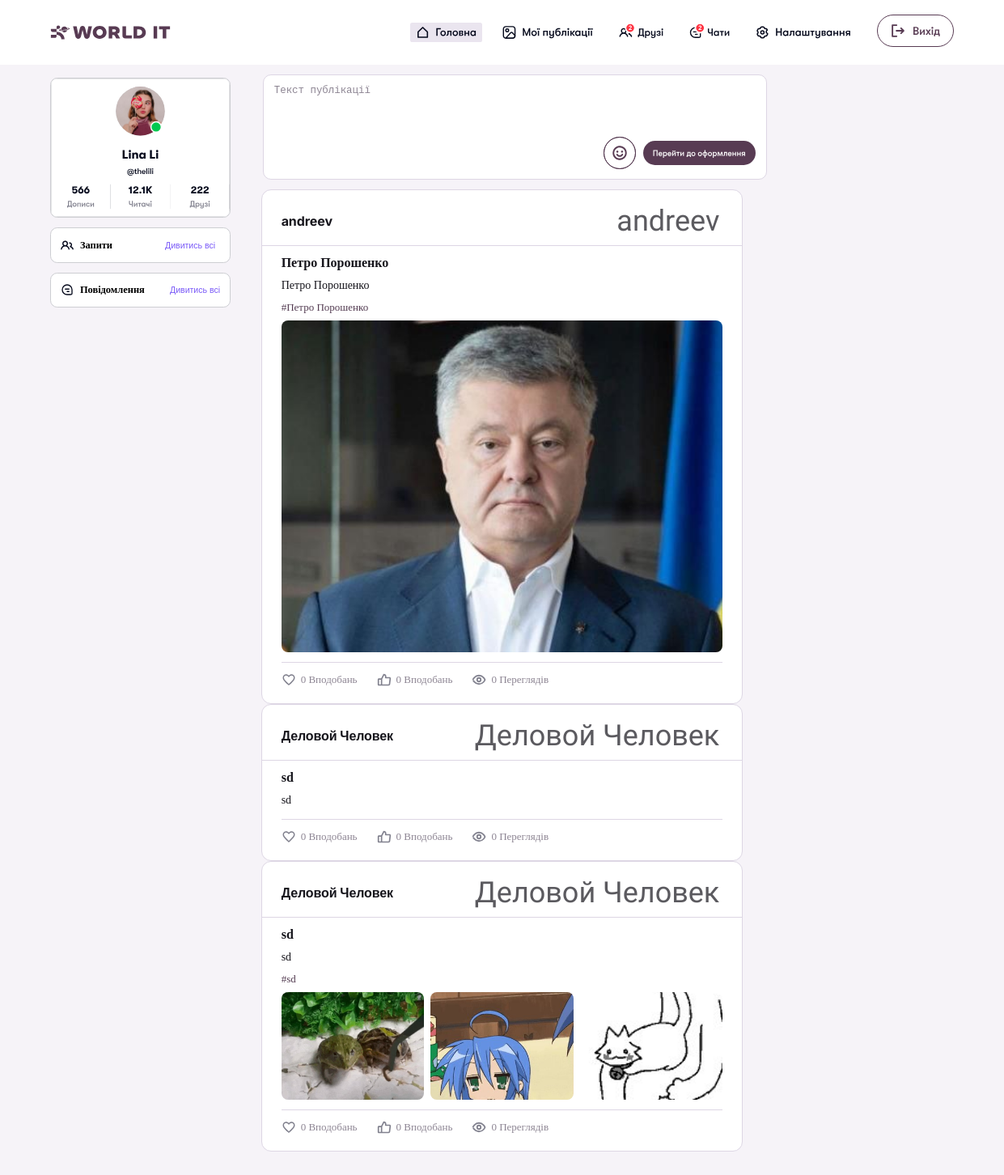
The page / on the database its author committed.
### post_app/models.py (models this page shows)
class Post(models.Model):
    title = models.CharField(max_length=250)
    topic = models.CharField(max_length=250, blank= True, null=True)
    content= models.CharField(max_length=700)
    created_at= models.DateField(auto_now_add=True)
    updated_at= models.DateField(auto_now=True)
    author= models.ForeignKey(to= 'user_app.User', on_delete= models.CASCADE, related_name = 'user')
    tags= models.ManyToManyField(to= 'Tag', related_name = 'tags')

class Tag(models.Model):
    name = models.CharField(max_length=100)
    def __str__(self):
        return self.name

class PostImage(models.Model):
    original_image = models.ImageField(upload_to="post_photos/original")
    compressed_image = models.ImageField(upload_to="post_photos/compressed")
    post = models.ForeignKey(to = 'Post', on_delete = models.CASCADE, related_name = 'images')

### user_app/models.py (models this page shows)
class User(AbstractUser):
    username = models.CharField(
        max_length=150,
        blank=True,
        null=True
    )
    email = models.EmailField(
        unique=True
    )
    USERNAME_FIELD = 'email'
    REQUIRED_FIELDS = []

### home_app/views.py (the view, shortened to what this page needs)
# urls.py: path('', HomeListView.as_view(), name='home'),
class HomeListView(ListView):
    model = Post
    context_object_name = 'posts'
    template_name = 'home_app/home.html'
    paginate_by = 3
    def get_queryset(self):
        return Post.objects.all().order_by('-created_at').prefetch_related('images', 'tags', 'urls', 'likes', 'hearts', 'views')
    def get(self, request, *args, **kwargs):
        return super().get(request, *args, **kwargs)
    def get_context_data(self, **kwargs):
        context = super().get_context_data(**kwargs)
        context['post_form'] = PostForm()
        return context

### home_app/templates/home_app/home.html (shortened to what this page needs)
{% extends "base.html" %}
{% load static %}
{% block links %}
<link rel="stylesheet" href="{% static 'post_static/post_index.css' %}">
{% endblock %}
{% block content %}
<section class="post-section">
  <div class="post-create-container">
    <textarea class="create-post-input" placeholder="Текст публікації"></textarea>
    <div class="create-post-footer">
      <button class="post-emoji-btn">
        <img src="{% static 'images/Component 4.svg' %}" alt="">
      </button>
      <button class="open-post-modal-btn">
        <img src="{% static 'images/Button (1).svg' %}" alt="">
      </button>
    </div>
  </div>
</section>
<section class="posts-feed">
  <div id="post-list">
    {% include 'post_app/posts.html' %}
  </div>
</section>
{% endblock %}

### post_app/templates/post_app/posts.html (shortened to what this page needs)
{% load static %}
{% for post in posts %}
  <div class="post-card">
    <div class="post-card-header">
      <div class="post-card-author">
        <span class="post-author-name">{{ post.author.username }}</span>
      </div>
      <span class="post-author-signature">{{ post.author.username }}</span>
    </div>
    <div class="post-card-body">
      <h2 class="post-card-title">{{ post.title }}</h2>
      <p class="post-card-content">{{ post.content }}</p>
      {% if post.tags.all %}
        <div class="post-card-tags">
          {% for tag in post.tags.all %}
            <span class="post-card-tag">#{{ tag.name }}</span>
          {% endfor %}
        </div>
      {% endif %}
      {% if post.images.all %}
        <div class="post-card-images images-{{ post.images.count }}">
          {% for image in post.images.all %}
            <img src="{{ image.compressed_image.url }}" class="post-card-image" alt="">
          {% endfor %}
        </div>
      {% endif %}
    </div>
    <div class="post-card-footer">
      <span class="post-card-stat">
        <img src="{% static 'images/Component 5 (2).svg' %}" alt="">
        {{ post.likes.count }} Вподобань
      </span>
      <span class="post-card-stat">
        <img src="{% static 'images/Component 5 (3).svg' %}" alt="">
        {{ post.hearts.count }} Вподобань
      </span>
      <span class="post-card-stat">
        <img src="{% static 'images/eye.svg' %}" alt="">
        {{ post.views.count }} Переглядів
      </span>
    </div>
  </div>
{% endfor %}

### static/css/base.css (style rules this page uses)
body { margin: 0; min-height: 100vh; background-color: #FAF8FF; overflow-x: hidden; }
h1, p { margin: 0; }
button { font: sans-serif; }

### post_app/static/post_static/post_index.css (style rules this page uses)
.post-section { width: 100vw; min-height: auto; background: #F6F3F8; padding: 1.5vh 1.3vw 0 1.3vw; display: flex; justify-content: center; align-items: flex-start; }
.post-create-container { width: 48vw; height: 13vh; background: #FFFFFF; border: 0.05vw solid #DDD6E4; border-radius: 0.8vw; padding: 1.5vh 1vw; position: relative; }
.create-post-input { width: 100%; height: 100%; border: none; outline: none; background: transparent; resize: none; font-size: 1vw; font-weight: 400; color: #16151C; padding: 0; cursor: text; }
.create-post-input::placeholder { color: #8D8593; }
.create-post-footer { position: absolute; right: 1vw; bottom: 1.5vh; display: flex; align-items: center; gap: 0.8vw; }
.post-emoji-btn { width: 40px; height: 40px; border-radius: 50%; border: 1px solid #543C52; background: transparent; display: flex; justify-content: center; align-items: center; cursor: pointer; padding: 0; }
.post-emoji-btn img { width: 40px; height: 40px; object-fit: contain; }
.open-post-modal-btn { width: 11.2vw; height: 4vh; border: none; background: transparent; padding: 0; cursor: pointer; display: flex; align-items: center; justify-content: center; }
.open-post-modal-btn img { width: 11.2vw; height: 4vh; object-fit: contain; }
.posts-feed { width: 100vw; background: #F6F3F8; display: flex; flex-direction: column; align-items: center; gap: 1.5vh; padding: 1.5vh 0 2.2vh 0; }
.post-card { width: 48vw; background: #FFFFFF; border: 0.05vw solid #DDD6E4; border-radius: 12px; padding: 20px 24px; display: flex; flex-direction: column; gap: 12px; box-sizing: border-box; overflow: hidden; }
.post-card-header { display: flex; justify-content: space-between; align-items: center; padding-bottom: 12px; margin-left: -24px; margin-right: -24px; padding-left: 24px; padding-right: 24px; border-bottom: 1px solid #DDD6E4; }
.post-card-author { display: flex; align-items: center; gap: 10px; }
.post-author-name { font-family: 'Inter', sans-serif; font-weight: 700; font-size: 16px; line-height: 20px; letter-spacing: -0.084px; color: #16151C; }
.post-card-body { display: flex; flex-direction: column; gap: 8px; }
.post-card-title { font-size: 16px; font-weight: 700; color: #16151C; margin: 0; }
.post-card-content { font-size: 14px; color: #16151C; line-height: 1.6; margin: 0; }
.post-card-tags { display: flex; flex-wrap: wrap; gap: 4px; }
.post-card-tag { color: #543C52; font-size: 13px; }
.post-card-images { display: flex; gap: 8px; width: 100%; }
.post-card-image { flex: 1; min-width: 0; aspect-ratio: 4/3; object-fit: cover; border-radius: 8px; max-width: 100%; }
.post-card-footer { display: flex; gap: 24px; padding-top: 12px; border-top: 1px solid #DDD6E4; align-items: center; }
.post-card-stat { display: flex; align-items: center; gap: 6px; font-size: 13px; color: #8D8593; cursor: pointer; }
.post-card-stat img { width: 18px; height: 18px; }
.post-author-signature { font-family: 'Sacramento', cursive; font-size: 36px; color: #16151C; opacity: 0.7; margin-left: auto; padding-right: 4px; line-height: 1; }

### rows shown on the page
Post: author.username "andreev", title "Петро Порошенко", content "Петро Порошенко", likes.count "0", hearts.count "0", views.count "0"
Tag: name "Петро Порошенко"
PostImage: compressed_image (picture)
Post: author.username "Деловой Человек", title "sd", content "sd", likes.count "0", hearts.count "0", views.count "0"
Post: author.username "Деловой Человек", title "sd", content "sd", likes.count "0", hearts.count "0", views.count "0"
Tag: name "sd"
PostImage: compressed_image (picture)
PostImage: compressed_image (picture)
PostImage: compressed_image (picture)
